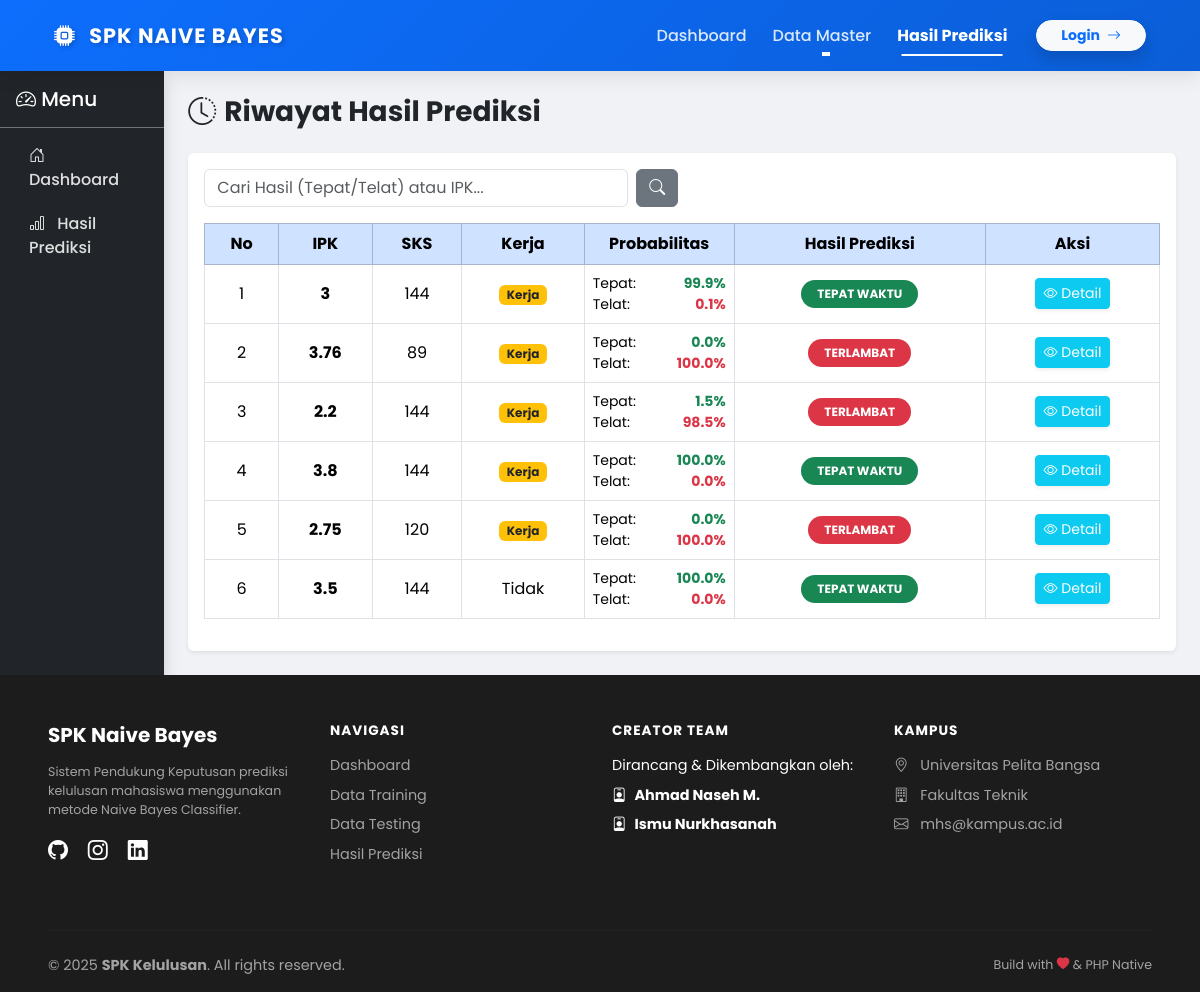
Page /hasil/hasil.php on the committed database.
### tables this page shows
CREATE TABLE `testing` (
  `id` int(11) NOT NULL,
  `ipk` double NOT NULL,
  `sks` int(11) NOT NULL,
  `kehadiran` int(11) NOT NULL,
  `nilai_mk` int(11) NOT NULL,
  `kerja` varchar(20) NOT NULL,
  `hasil_prediksi` varchar(50) DEFAULT NULL,
  `angka_lulus` double DEFAULT NULL,
  `angka_tidak` double DEFAULT NULL
);

### hasil/hasil.php (the view, shortened to what this page needs)
<?php
include '../template/header.php';
include '../template/sidebar.php';
include '../config/koneksi.php';
$keyword = "";
if (isset($_POST['cari'])) {
    $keyword = $_POST['keyword'];
    $query_str = "SELECT * FROM testing WHERE hasil_prediksi IS NOT NULL AND (
                  ipk LIKE '%$keyword%' OR
                  kerja LIKE '%$keyword%' OR
                  hasil_prediksi LIKE '%$keyword%'
                  ) ORDER BY id DESC";
} else {
    $query_str = "SELECT * FROM testing WHERE hasil_prediksi IS NOT NULL ORDER BY id DESC";
}
$query = mysqli_query($koneksi, $query_str);
?>
<div class="d-flex justify-content-between align-items-center mb-3">
    <h3 class="fw-bold text-dark"><i class="bi bi-clock-history me-2"></i>Riwayat Hasil Prediksi</h3>
</div>
<div class="card shadow-sm border-0">
    <div class="card-body">
        <div class="row mb-3 g-2">
            <div class="col-md-6">
                <form method="POST" class="d-flex gap-2">
                    <input type="text" name="keyword" class="form-control" placeholder="Cari Hasil (Tepat/Telat) atau IPK..." value="<?= $keyword ?>">
                    <button type="submit" name="cari" class="btn btn-secondary">
                        <i class="bi bi-search"></i>
                    </button>
                </form>
            </div>
            <div class="col-md-6 text-md-end">
                 </div>
        </div>
        <div class="table-responsive">
            <table class="table table-hover table-bordered text-center align-middle">
                <thead class="table-primary">
                    <tr>
                        <th>No</th>
                        <th>IPK</th>
                        <th>SKS</th>
                        <th>Kerja</th>
                        <th>Probabilitas</th>
                        <th>Hasil Prediksi</th>
                        <th>Aksi</th>
                    </tr>
                </thead>
                <tbody>
                    <?php
                    $no = 1;
                    if (mysqli_num_rows($query) > 0) {
                        while($d = mysqli_fetch_array($query)){
                            $p_lulus = number_format($d['angka_lulus'], 1);
                            $p_telat = number_format($d['angka_tidak'], 1);
                    ?>
                        <tr>
                            <td><?= $no++ ?></td>
                            <td class="fw-bold"><?= $d['ipk'] ?></td>
                            <td><?= $d['sks'] ?></td>
                            <td>
                                <?= ($d['kerja']=='Ya' || $d['kerja']=='Iya') ? '<span class="badge bg-warning text-dark">Kerja</span>' : 'Tidak' ?>
                            </td>
                            <td class="small text-start" style="width: 150px;">
                                <div class="d-flex justify-content-between">
                                    <span>Tepat:</span> <strong class="text-success"><?= $p_lulus ?>%</strong>
                                </div>
                                <div class="d-flex justify-content-between">
                                    <span>Telat:</span> <strong class="text-danger"><?= $p_telat ?>%</strong>
                                </div>
                            </td>
                            <td>
                                <?php if($d['hasil_prediksi'] == 'Tepat Waktu'): ?>
                                    <span class="badge bg-success px-3 py-2 rounded-pill">TEPAT WAKTU</span>
                                <?php else: ?>
                                    <span class="badge bg-danger px-3 py-2 rounded-pill">TERLAMBAT</span>
                                <?php endif; ?>
                            </td>
                            <td>
                                <a href="detail.php?id=<?= $d['id'] ?>" class="btn btn-sm btn-info text-white shadow-sm" title="Lihat Detail & Cetak">
                                    <i class="bi bi-eye"></i> Detail
                                </a>
                            </td>
                        </tr>
                    <?php
                        }
                    } ?>
                </tbody>
            </table>
        </div>
    </div>
</div>
<?php include '../template/footer.php'; ?>

### template/header.php (shortened to what this page needs)
<?php
$base_url = (file_exists('dashboard.php')) ? "" : "../";
$current_page = basename($_SERVER['PHP_SELF']);
?>
<!DOCTYPE html>
<html lang="id">
<head>
    <link href="https://cdn.jsdelivr.net/npm/bootstrap@5.3.3/dist/css/bootstrap.min.css" rel="stylesheet">
    <link href="https://cdn.jsdelivr.net/npm/bootstrap-icons/font/bootstrap-icons.css" rel="stylesheet">
</head>
<body class="h-100">
<div class="wrapper">
    <nav class="navbar navbar-expand-lg navbar-dark navbar-custom sticky-top">
        <div class="container px-4">
            <a class="navbar-brand" href="<?= $base_url ?>dashboard.php">
                <i class="bi bi-cpu-fill me-2"></i> SPK NAIVE BAYES
            </a>
            <div class="collapse navbar-collapse" id="navbarNav">
                <ul class="navbar-nav ms-auto align-items-center">
                    <li class="nav-item">
                        <a class="nav-link <?= ($current_page == 'dashboard.php') ? 'active' : '' ?>" href="<?= $base_url ?>dashboard.php">
                            Dashboard
                        </a>
                    </li>
                    <li class="nav-item dropdown">
                        <a class="nav-link dropdown-toggle <?= ($current_page == 'training.php' || $current_page == 'testing.php') ? 'active' : '' ?>" href="#" role="button" data-bs-toggle="dropdown">
                            Data Master
                        </a>
                    </li>
                    <li class="nav-item">
                        <a class="nav-link <?= ($current_page == 'hasil.php') ? 'active' : '' ?>" href="<?= $base_url ?>hasil/hasil.php">
                            Hasil Prediksi
                        </a>
                    </li>
                    <?php if (isset($_SESSION['login']) && $_SESSION['login'] === true) : ?>
                        <li class="nav-item ms-lg-4 mt-3 mt-lg-0">
                            <div class="user-badge d-flex align-items-center text-white gap-3">
                                <div class="text-end lh-1">
                                    <small class="d-block opacity-75" style="font-size: 0.75rem;">Login as</small>
                                    <span class="fw-bold text-uppercase"><?= $_SESSION['username'] ?></span>
                                </div>
                                <div class="vr bg-white opacity-50"></div>
                                <a class="btn btn-danger btn-sm rounded-circle d-flex align-items-center justify-content-center" style="width: 32px; height: 32px;" href="<?= $base_url ?>auth/logout.php" title="Keluar">
                                    <i class="bi bi-power"></i>
                                </a>
                            </div>
                        </li>
                    <?php else : ?>
                        <li class="nav-item ms-lg-3 mt-3 mt-lg-0">
                            <a class="btn btn-light text-primary fw-bold btn-sm shadow px-4 rounded-pill" href="<?= $base_url ?>auth/login.php">
                                Login <i class="bi bi-arrow-right ms-1"></i>
                            </a>
                        </li>
                    <?php endif; ?>
                </ul>
            </div>
        </div>
    </nav>
    <div class="d-flex main-content">

### template/sidebar.php (shortened to what this page needs)
<div class="bg-dark text-white shadow" id="sidebar-wrapper">
    <div class="p-3 border-bottom border-secondary">
        <h5 class="mb-0"><i class="bi bi-speedometer2"></i> Menu</h5>
    </div>
    <ul class="nav nav-pills flex-column p-2 gap-1">
        <li class="nav-item">
            <a href="<?= $base_url ?>dashboard.php" class="nav-link text-white">
                <i class="bi bi-house-door me-2"></i> Dashboard
            </a>
        </li>
        <li class="nav-item">
            <a href="<?= $base_url ?>hasil/hasil.php" class="nav-link text-white">
                <i class="bi bi-bar-chart me-2"></i> Hasil Prediksi
            </a>
        </li>
    </ul>
</div>
<div class="container-fluid p-4">

### template/footer.php (shortened to what this page needs)
</div> </div> <footer class="mt-auto pt-5 pb-3" style="background-color: #1c1c1c; color: #a3a3a3; font-size: 0.9rem;">
    <div class="container-fluid px-5">
        <div class="row">
            <div class="col-lg-3 col-md-6 mb-4">
                <h5 class="text-white fw-bold mb-3">SPK Naive Bayes</h5>
                <p class="small">
                    Sistem Pendukung Keputusan prediksi kelulusan mahasiswa menggunakan metode Naive Bayes Classifier.
                </p>
                <div class="mt-3">
                    <a href="#" class="text-white me-3"><i class="bi bi-github fs-5"></i></a>
                    <a href="#" class="text-white me-3"><i class="bi bi-instagram fs-5"></i></a>
                    <a href="#" class="text-white"><i class="bi bi-linkedin fs-5"></i></a>
                </div>
            </div>
            <div class="col-lg-3 col-md-6 mb-4">
                <h6 class="text-white fw-bold mb-3 text-uppercase ls-1">Navigasi</h6>
                <ul class="list-unstyled">
                    <li class="mb-2">
                        <a href="<?= $base_url ?>dashboard.php" class="text-decoration-none footer-link">Dashboard</a>
                    </li>
                    <li class="mb-2">
                        <a href="<?= $base_url ?>training/training.php" class="text-decoration-none footer-link">Data Training</a>
                    </li>
                    <li class="mb-2">
                        <a href="<?= $base_url ?>testing/testing.php" class="text-decoration-none footer-link">Data Testing</a>
                    </li>
                    <li class="mb-2">
                        <a href="<?= $base_url ?>hasil/hasil.php" class="text-decoration-none footer-link">Hasil Prediksi</a>
                    </li>
                </ul>
            </div>
            <div class="col-lg-3 col-md-6 mb-4">
                <h6 class="text-white fw-bold mb-3 text-uppercase ls-1">Creator Team</h6>
                <ul class="list-unstyled">
                    <li class="mb-2 text-white">Dirancang & Dikembangkan oleh:</li>
                    <li class="mb-2">
                        <a href="#" class="text-decoration-none footer-link text-white fw-bold">
                            <i class="bi bi-person-badge me-2"></i>Ahmad Naseh M.
                        </a>
                    </li>
                    <li class="mb-2">
                        <a href="#" class="text-decoration-none footer-link text-white fw-bold">
                            <i class="bi bi-person-badge me-2"></i>Ismu Nurkhasanah
                        </a>
                    </li>
                </ul>
            </div>
            <div class="col-lg-3 col-md-6 mb-4">
                <h6 class="text-white fw-bold mb-3 text-uppercase ls-1">Kampus</h6>
                <ul class="list-unstyled">
                    <li class="mb-2"><i class="bi bi-geo-alt me-2"></i> Universitas Pelita Bangsa</li>
                    <li class="mb-2"><i class="bi bi-building me-2"></i> Fakultas Teknik</li>
                    <li class="mb-2"><i class="bi bi-envelope me-2"></i> mhs@kampus.ac.id</li>
                </ul>
            </div>
        </div>
        <hr class="my-4" style="border-color: #333;">
        <div class="row align-items-center">
            <div class="col-md-6 text-md-start text-center mb-2 mb-md-0">
                &copy; 2025 <strong>SPK Kelulusan</strong>. All rights reserved.
            </div>
            <div class="col-md-6 text-md-end text-center small">
                Build with <i class="bi bi-heart-fill text-danger"></i> & PHP Native
            </div>
        </div>
    </div>
</footer>
</div> </body>
</html>

### template/header.php (style rules this page uses)
:root { --primary-color: #0d6efd; --secondary-color: #0b5ed7; }
body { background-color: #f0f2f5; font-family: 'Poppins', sans-serif; }
html { scroll-behavior: smooth; }
.wrapper { display: flex; flex-direction: column; min-height: 100vh; }
.main-content { flex: 1; }
.navbar-custom { background: linear-gradient(135deg, var(--primary-color) 0%, var(--secondary-color) 100%); box-shadow: 0 4px 20px rgba(0, 0, 0, 0.1); padding: 15px 0; }
.navbar-brand { font-weight: 700; letter-spacing: 1px; font-size: 1.3rem; text-shadow: 2px 2px 4px rgba(0,0,0,0.2); }
.nav-link { font-weight: 500; color: rgba(255,255,255,0.85) !important; transition: all 0.3s ease; position: relative; margin: 0 5px; }
.nav-link::after { content: ''; position: absolute; width: 0; height: 2px; bottom: 0; left: 50%; background-color: #fff; transition: all 0.3s ease; transform: translateX(-50%); }
.nav-link.active { color: #fff !important; font-weight: 700; }
.nav-link.active::after { width: 80%; }

### template/footer.php (style rules this page uses)
.footer-link { color: #a3a3a3; transition: all 0.3s ease; }
.ls-1 { letter-spacing: 1px; font-size: 0.85rem; }

### rows in the picture
testing: ipk "3", sks "144", kerja "Kerja", angka_lulus "99.9", angka_tidak "0.1", hasil_prediksi "TEPAT WAKTU"
testing: ipk "3.76", sks "89", kerja "Kerja", angka_lulus "0.0", angka_tidak "100.0", hasil_prediksi "TERLAMBAT"
testing: ipk "2.2", sks "144", kerja "Kerja", angka_lulus "1.5", angka_tidak "98.5", hasil_prediksi "TERLAMBAT"
testing: ipk "3.8", sks "144", kerja "Kerja", angka_lulus "100.0", angka_tidak "0.0", hasil_prediksi "TEPAT WAKTU"
testing: ipk "2.75", sks "120", kerja "Kerja", angka_lulus "0.0", angka_tidak "100.0", hasil_prediksi "TERLAMBAT"
testing: ipk "3.5", sks "144", kerja "Tidak", angka_lulus "100.0", angka_tidak "0.0", hasil_prediksi "TEPAT WAKTU"
